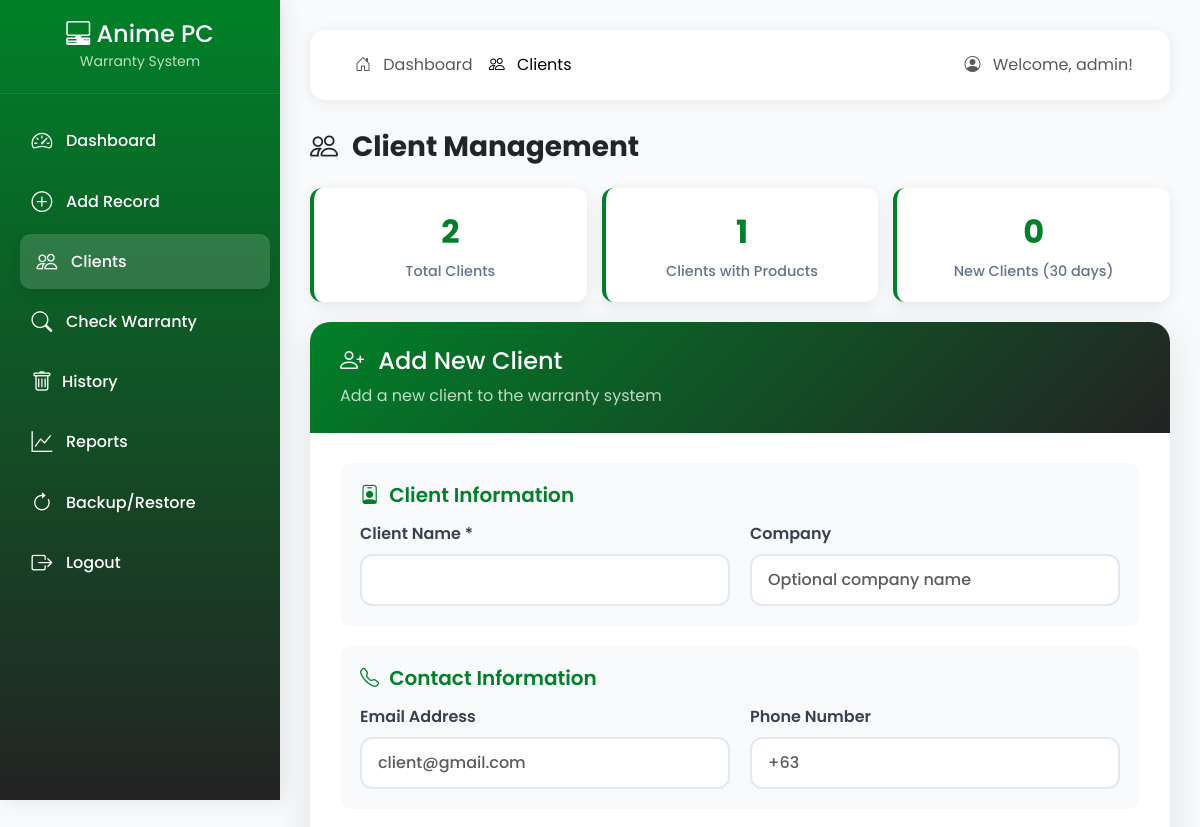
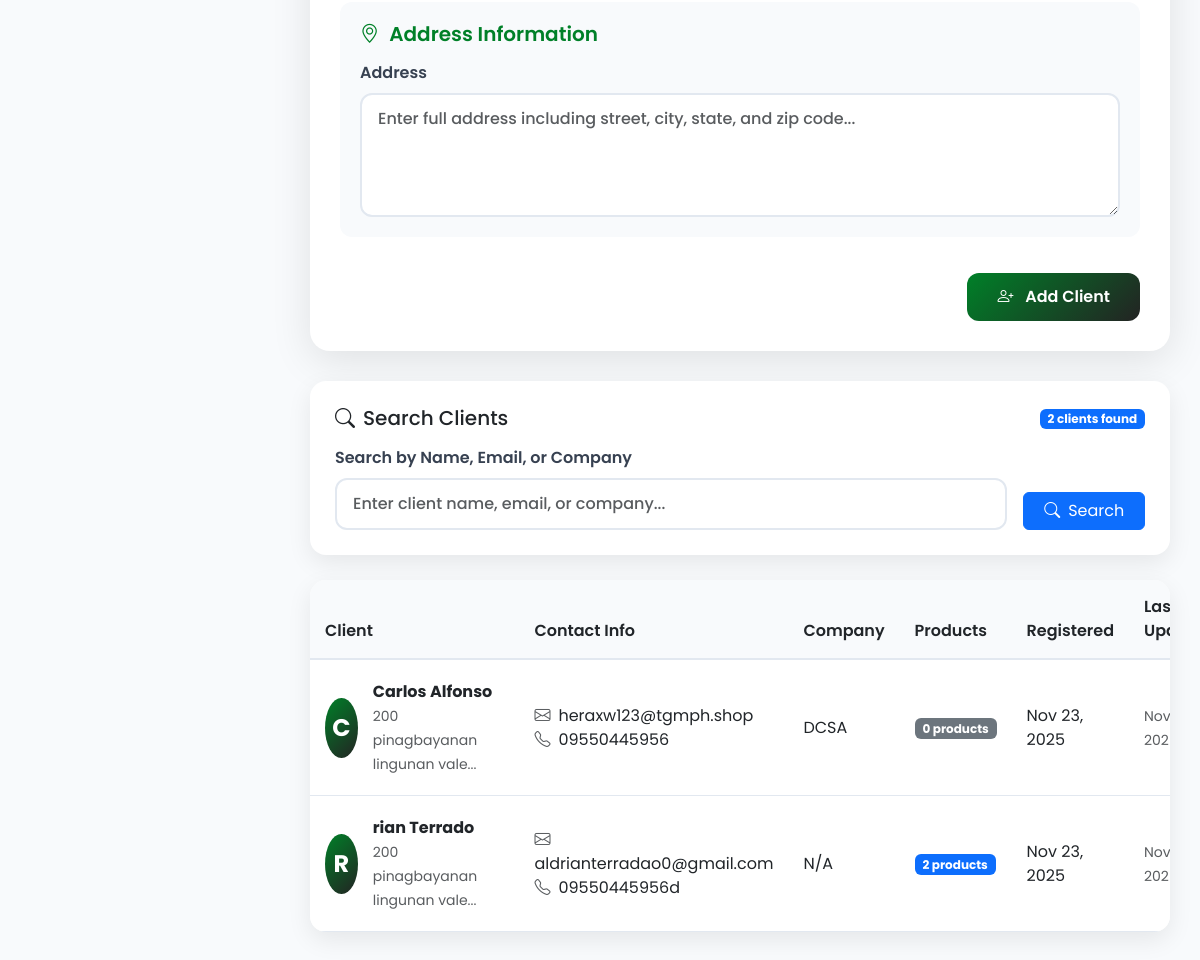
The page /clients.php (signed in) on the database its author committed (2 pictures, top to bottom).
### tables this page shows
CREATE TABLE `clients` (
  `id` int(11) NOT NULL,
  `client_name` varchar(255) NOT NULL,
  `email` varchar(255) DEFAULT NULL,
  `phone` varchar(20) DEFAULT NULL,
  `address` text DEFAULT NULL,
  `company` varchar(255) DEFAULT NULL,
  `created_at` timestamp NOT NULL DEFAULT current_timestamp(),
  `updated_at` timestamp NOT NULL DEFAULT current_timestamp() ON UPDATE current_timestamp()
);

### clients.php (the view, shortened to what this page needs)
<?php
include 'config.php';
$editClient = null;
$search = isset($_GET['search']) ? $_GET['search'] : '';
$query = "SELECT c.*, COUNT(p.id) as product_count
          FROM clients c
          LEFT JOIN products p ON c.id = p.client_id
          WHERE 1=1";
$params = [];
$query .= " GROUP BY c.id ORDER BY c.created_at DESC";
$stmt = $pdo->prepare($query);
$stmt->execute($params);
$clients = $stmt->fetchAll();
?>
<!DOCTYPE html>
<html lang="en">
<head>
    <link href="https://cdn.jsdelivr.net/npm/bootstrap@5.3.0-alpha1/dist/css/bootstrap.min.css" rel="stylesheet">
    <link rel="stylesheet" href="https://cdn.jsdelivr.net/npm/bootstrap-icons@1.11.0/font/bootstrap-icons.css">
   <link rel="stylesheet" href="client.css">
</head>
<body>
    <div class="sidebar">
        <div class="sidebar-brand">
            <h4 class="mb-0"><i class="bi bi-pc-display-horizontal"></i> <span>Anime PC</span></h4>
            <small class="opacity-75">Warranty System</small>
        </div>
        <ul class="sidebar-nav">
            <li><a href="dashboard.php"><i class="bi bi-speedometer2"></i> <span>Dashboard</span></a></li>
            <li><a href="products.php"><i class="bi bi-plus-circle"></i> <span>Add Record</span></a></li>
            <li><a href="clients.php" class="active"><i class="bi bi-people"></i> <span>Clients</span></a></li>
            <li><a href="warranty.php"><i class="bi bi-search"></i> <span>Check Warranty</span></a></li>
                                <li><a href="history.php"><i class="bi bi-trash me-2  "></i> <span>History</span></a></li>
            <li><a href="reports.php"><i class="bi bi-graph-up"></i> <span>Reports</span></a></li>
            <li><a href="backup.php"><i class="bi bi-arrow-clockwise"></i> <span>Backup/Restore</span></a></li>
            <li> <a href="Login.php" class="logout-btn" id="logoutBtn">
    <i class="bi bi-box-arrow-right"></i> <span>Logout</span>
</a></li>
        </ul>
    </div>
    <div class="main-content">
        <nav class="navbar navbar-expand-lg navbar-light navbar-custom">
            <div class="container-fluid">
                <div class="collapse navbar-collapse" id="navbarNav">
                    <ul class="navbar-nav me-auto">
                        <li class="nav-item">
                            <a class="nav-link" href="dashboard.php"><i class="bi bi-house-door me-2"></i> Dashboard</a>
                        </li>
                        <li class="nav-item">
                            <a class="nav-link active" href="#"><i class="bi bi-people me-2"></i> Clients</a>
                        </li>
                    </ul>
                    <span class="navbar-text">
                        <i class="bi bi-person-circle me-2"></i> Welcome, <?php echo htmlspecialchars($_SESSION['username']); ?>!
                    </span>
                </div>
            </div>
        </nav>
        <h1 class="h3 fw-bold text-dark mb-4">
            <i class="bi <?php echo $editClient ? 'bi-pencil' : 'bi-people'; ?> me-2"></i>
            <?php echo $editClient ? 'Edit Client' : 'Client Management'; ?>
        </h1>
        <?php if (!$editClient): ?>
        <div class="client-stats">
            <?php
            $totalClients = $pdo->query("SELECT COUNT(*) FROM clients")->fetchColumn();
            $clientsWithProducts = $pdo->query("SELECT COUNT(DISTINCT client_id) FROM products WHERE client_id IS NOT NULL")->fetchColumn();
            $recentClients = $pdo->query("SELECT COUNT(*) FROM clients WHERE created_at >= DATE_SUB(NOW(), INTERVAL 30 DAY)")->fetchColumn();
            ?>
            <div class="stat-card">
                <div class="stat-number"><?php echo $totalClients; ?></div>
                <div class="stat-label">Total Clients</div>
            </div>
            <div class="stat-card">
                <div class="stat-number"><?php echo $clientsWithProducts; ?></div>
                <div class="stat-label">Clients with Products</div>
            </div>
            <div class="stat-card">
                <div class="stat-number"><?php echo $recentClients; ?></div>
                <div class="stat-label">New Clients (30 days)</div>
            </div>
        </div>
        <?php endif; ?>
        <div class="form-card">
            <div class="form-header">
                <h4 class="mb-2">
                    <i class="bi <?php echo $editClient ? 'bi-pencil' : 'bi-person-plus'; ?> me-2"></i>
                    <?php echo $editClient ? 'Edit Client' : 'Add New Client'; ?>
                </h4>
                <p class="mb-0 opacity-75">
                    <?php echo $editClient ? 'Update client information and contact details' : 'Add a new client to the warranty system'; ?>
                </p>
            </div>
            <div class="form-body">
                <form id="clientForm" method="POST">
                    <div class="form-section">
                        <h5 class="section-title"><i class="bi bi-person-badge"></i> Client Information</h5>
                        <div class="form-grid">
                            <div>
                                <label for="client_name" class="form-label">Client Name *</label>
                                <input type="text" class="form-control" id="client_name" name="client_name"
                                       value="<?php echo $editClient ? htmlspecialchars($editClient['client_name']) : ''; ?>" required>
                            </div>
                            <div>
                                <label for="company" class="form-label">Company</label>
                                <input type="text" class="form-control" id="company" name="company"
                                       value="<?php echo $editClient ? htmlspecialchars($editClient['company']) : ''; ?>"
                                       placeholder="Optional company name">
                            </div>
                        </div>
                    </div>
                    <div class="form-section">
                        <h5 class="section-title"><i class="bi bi-telephone"></i> Contact Information</h5>
                        <div class="form-grid">
                            <div>
                                <label for="email" class="form-label">Email Address</label>
                                <input type="email" class="form-control" id="email" name="email"
                                       value="<?php echo $editClient ? htmlspecialchars($editClient['email']) : ''; ?>"
                                       placeholder="client@gmail.com">
                            </div>
                            <div>
                                <label for="phone" class="form-label">Phone Number</label>
                                <input type="tel" class="form-control" id="phone" name="phone"
                                       value="<?php echo $editClient ? htmlspecialchars($editClient['phone']) : ''; ?>"
                                       placeholder="+63">
                            </div>
                        </div>
                    </div>
                    <div class="form-section">
                        <h5 class="section-title"><i class="bi bi-geo-alt"></i> Address Information</h5>
                        <div>
                            <label for="address" class="form-label">Address</label>
                            <textarea class="form-control form-textarea" id="address" name="address" rows="4"
                                      placeholder="Enter full address including street, city, state, and zip code..."><?php echo $editClient ? htmlspecialchars($editClient['address']) : ''; ?></textarea>
                        </div>
                    </div>
                    <div class="d-flex justify-content-between pt-3">
                        <button type="submit" class="btn btn-custom">
                            <i class="bi <?php echo $editClient ? 'bi-check-circle' : 'bi-person-plus'; ?> me-2"></i>
                            <?php echo $editClient ? 'Update Client' : 'Add Client'; ?>
                        </button>
                    </div>
                </form>
            </div>
        </div>
        <div class="search-box">
            <div class="d-flex justify-content-between align-items-center mb-3">
                <h5 class="mb-0"><i class="bi bi-search me-2"></i>Search Clients</h5>
                <div>
                    <span class="badge bg-primary"><?php echo count($clients); ?> clients found</span>
                </div>
            </div>
            <form method="GET">
                <div class="row g-3 align-items-end">
                    <div class="col-md-10">
                        <label class="form-label">Search by Name, Email, or Company</label>
                        <input type="text" class="form-control" name="search" placeholder="Enter client name, email, or company..." value="<?php echo htmlspecialchars($search); ?>">
                    </div>
                    <div class="col-md-2">
                        <button type="submit" class="btn btn-primary w-100">
                            <i class="bi bi-search me-2"></i>Search
                        </button>
                    </div>
                </div>
            </form>
        </div>
        <div class="client-table">
            <div class="table-responsive">
                <table class="table table-hover mb-0">
                    <thead>
                        <tr>
                            <th>Client</th>
                            <th>Contact Info</th>
                            <th>Company</th>
                            <th>Products</th>
                            <th>Registered</th>
                            <th>Last Updated</th>
                        </tr>
                    </thead>
                    <tbody>
                        <?php if (count($clients) > 0): ?>
                            <?php foreach ($clients as $client):
                                $initial = strtoupper(substr($client['client_name'], 0, 1));
                            ?>
                                <tr>
                                    <td>
                                        <div class="d-flex align-items-center">
                                            <div class="client-avatar">
                                                <?php echo $initial; ?>
                                            </div>
                                            <div>
                                                <strong><?php echo htmlspecialchars($client['client_name']); ?></strong>
                                                <?php if ($client['address']): ?>
                                                    <br><small class="text-muted"><?php echo substr(htmlspecialchars($client['address']), 0, 30); ?>...</small>
                                                <?php endif; ?>
                                            </div>
                                        </div>
                                    </td>
                                    <td>
                                        <?php if ($client['email']): ?>
                                            <div><i class="bi bi-envelope me-2 text-muted"></i><?php echo htmlspecialchars($client['email']); ?></div>
                                        <?php endif; ?>
                                        <?php if ($client['phone']): ?>
                                            <div><i class="bi bi-telephone me-2 text-muted"></i><?php echo htmlspecialchars($client['phone']); ?></div>
                                        <?php endif; ?>
                                    </td>
                                    <td><?php echo htmlspecialchars($client['company'] ?: 'N/A'); ?></td>
                                    <td>
                                        <span class="badge bg-<?php echo $client['product_count'] > 0 ? 'primary' : 'secondary'; ?>">
                                            <?php echo $client['product_count']; ?> products
                                        </span>
                                    </td>
                                    <td><?php echo date('M j, Y', strtotime($client['created_at'])); ?></td>
                                    <td>
                                        <small class="text-muted">
                                            <?php echo $client['updated_at'] ? date('M j, Y', strtotime($client['updated_at'])) : 'Never'; ?>
                                        </small>
                                    </td>
                                </tr>
                            <?php endforeach; ?>
                        <?php endif; ?>
                    </tbody>
                </table>
            </div>
        </div>
    </div>
</body>
</html>

### rows shown on the page
clients: client_name "C", client_name "Carlos Alfonso", address "200 pinagbayanan lingunan vale", email "heraxw123@tgmph.shop", phone "09550445956", company "DCSA", product_count "0", created_at "Nov 23, 2025", updated_at "Nov…"
clients: client_name "R", client_name "rian Terrado", address "200 pinagbayanan lingunan vale", email "aldrianterradao0@gmail.com", phone "09550445956d", company "N/A", product_count "2", created_at "Nov 23, 2025", updated_at "Nov…"

### other values the page prints
$_SESSION['username'] "admin"
$totalClients "2"
$clientsWithProducts "1"
$recentClients "0"
count($clients) "2"
